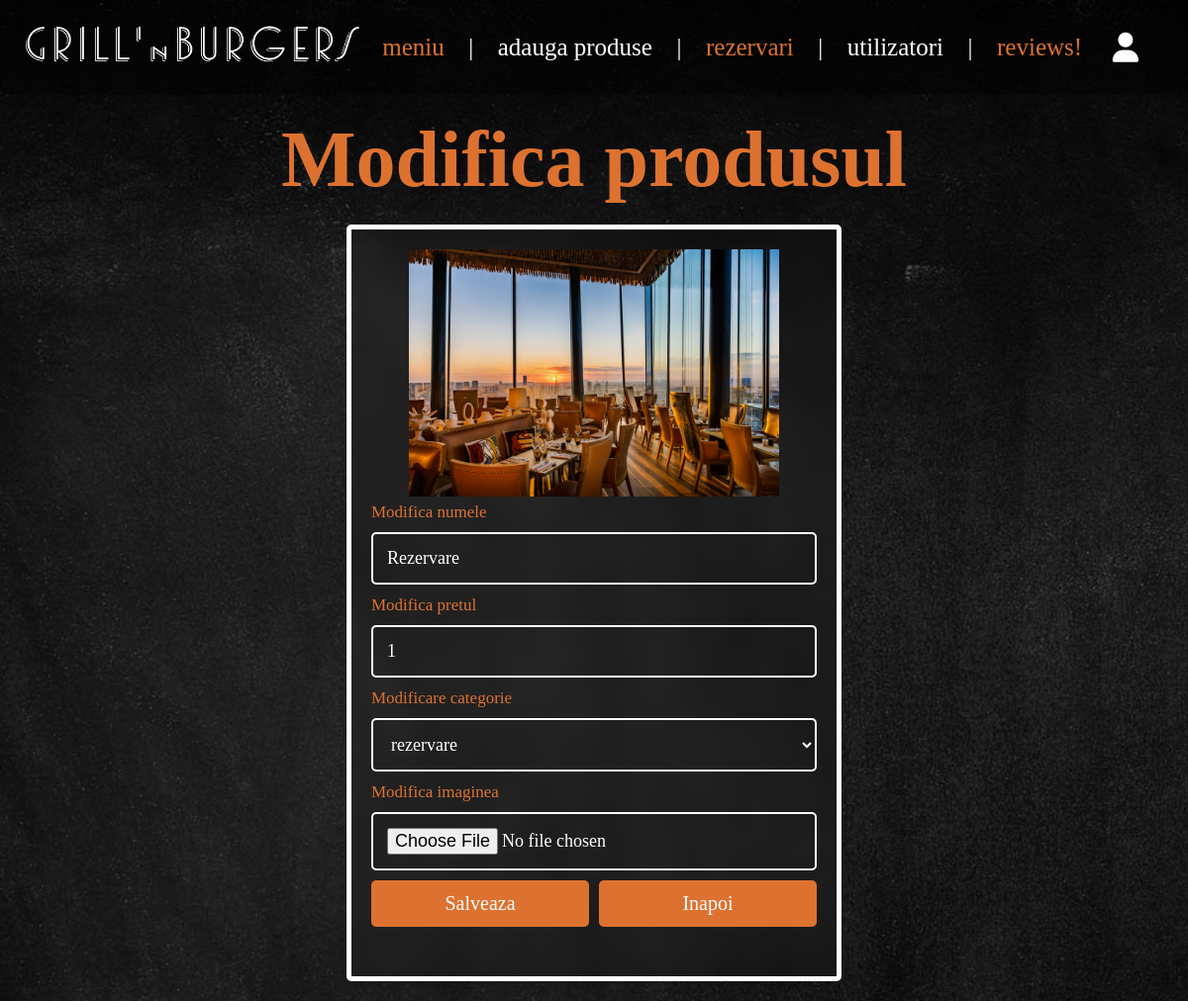
Page /admin/update_product.php?update=1 (signed in) on the committed database.
### tables this page shows
CREATE TABLE `products` (
  `id` int(100) NOT NULL,
  `name` varchar(100) NOT NULL,
  `category` varchar(100) NOT NULL,
  `price` int(10) NOT NULL,
  `image` varchar(100) NOT NULL
);

### admin/update_product.php (the view, shortened to what this page needs)
<?php
include '../components/connect.php';
?>
<!DOCTYPE html>
<html lang="en">
<head>
   <link rel="stylesheet" href="https://cdnjs.cloudflare.com/ajax/libs/font-awesome/6.1.1/css/all.min.css">
   <link rel="stylesheet" href="../css/admin_style.css">
</head>
<body style="background-image: url('../images/greybg.jpg')">
<?php include '../components/admin_header.php' ?>
<section class="update-product">
   <h1 class="heading">Modifica produsul</h1>
   <?php
      $update_id = $_GET['update'];
      $show_products = $conn->prepare("SELECT * FROM `products` WHERE id = ?");
      $show_products->execute([$update_id]);
      if($show_products->rowCount() > 0){
         while($fetch_products = $show_products->fetch(PDO::FETCH_ASSOC)){
   ?>
   <form action="" method="POST" enctype="multipart/form-data">
      <img src="../uploaded_img/<?= $fetch_products['image']; ?>" alt="">
      <span>Modifica numele</span>
      <input type="text" required placeholder="numele produsului" name="name" maxlength="100" class="box" value="<?= $fetch_products['name']; ?>">
      <span>Modifica pretul</span>
      <input type="number" min="0" max="9999999999" required placeholder="pretul produsului" name="price" onkeypress="if(this.value.length == 10) return false;" class="box" value="<?= $fetch_products['price']; ?>">
      <span>Modificare categorie</span>
      <select name="category" class="box" required>
         <option selected value="<?= $fetch_products['category']; ?>"><?= $fetch_products['category']; ?></option>
      </select>
      <span>Modifica imaginea</span>
      <input type="file" name="image" class="box" accept="image/jpg, image/jpeg, image/png, image/webp">
      <div class="flex-btn">
         <input type="submit" value="Salveaza" class="btn" style="border: none" name="update">
         <a href="products.php" class="option-btn">Inapoi</a>
      </div>
   </form>
   <?php
         }
      }else{
         echo '<p class="empty">no products added yet!</p>';
      }
   ?>
</section>
</body>
</html>

### css/admin_style.css (style rules this page uses)
html { margin: 0; height: 100%; font-size: 62.5%; overflow-x: hidden; scroll-behavior: smooth; stop-opacity: 7rem; }
body { height: 100%; width: 100%; margin: 0; background-size: cover; background-repeat: no-repeat; background-attachment: fixed; background-position: center; }
* { scroll-behavior: smooth; font-family: 'Raleway', 'bold'; font-size: 18px; box-sizing: border-box; text-decoration: none; color: white; margin: 0; padding: 0; scroll-margin-block: 100px; }
section { max-width: 100%; margin:0 auto; padding:2rem; }
.btn, .delete-btn, .option-btn { display: block; margin-top: 1rem; border-radius: .5rem; cursor: pointer; margin: 0 auto; width: 50%; font-size: 2rem; color:white; margin-bottom:3rem; padding:1.2rem 3rem; text-align: center; }
.btn { background-color: #dd7230; }
.option-btn { background-color: #dd7230; }
.flex-btn { display: flex; gap:1rem; }
.heading { text-align: center; margin-bottom: 2rem; color:#dd7230; font-size: 8rem; }
.update-product form { margin:0 auto; max-width: 50rem; background-color: transparent; border-radius: .5rem; backdrop-filter: blur(10px); box-shadow: 0 .5rem 1rem rgba(0,0,0,.1); border:0.5rem solid white;; padding:2rem; }
.update-product form img { height: 25rem; width: 100%; object-fit: contain; }
.update-product form .box { background-color: transparent; border:0.2rem solid white;; width: 100%; padding:1.4rem; font-size: 1.8rem; color:white; border-radius: .5rem; margin: 1rem 0; }
.update-product form span { font-size: 1.7rem; color:#dd7230; }

### rows in the picture
products: image (picture), name "Rezervare", price "1", category "rezervare"
